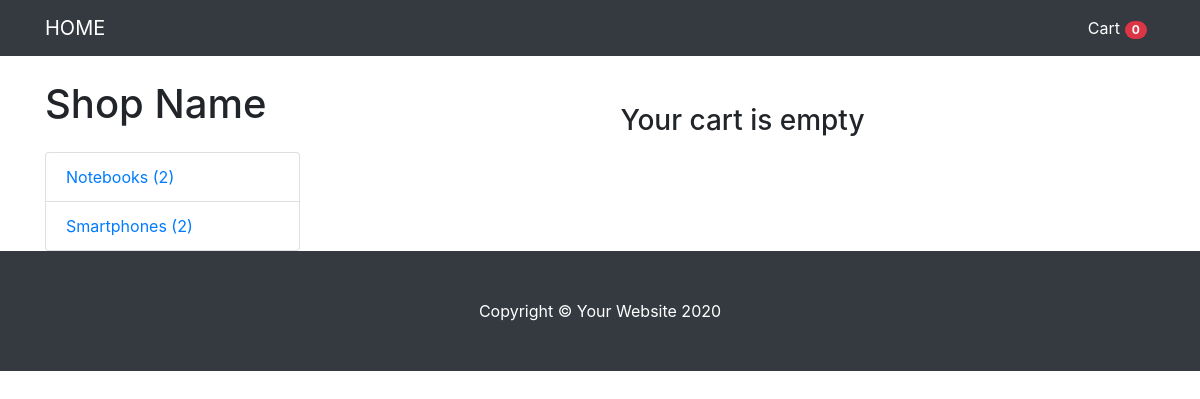
Page /cart/ on the committed database.
### shop/models.py (models this page shows, shortened)
class Cart(models.Model):
    owner = models.ForeignKey('Customer', null=True, verbose_name='Владелец', on_delete=models.CASCADE)
    products = models.ManyToManyField(CartProduct, blank=True, related_name='related_cart')
    total_products = models.PositiveIntegerField(default=0)
    final_price = models.DecimalField(max_digits=9, default=0, decimal_places=2, verbose_name='Общая цена')
    in_order = models.BooleanField(default=False)
    for_anonymous_user = models.BooleanField(default=False)

class Category(models.Model):
    name = models.CharField(max_length=255, verbose_name='Имя категории')
    slug = models.SlugField(unique=True)
    objects = CategoryManager()
    def get_absolute_url(self):
        return reverse('category_detail', kwargs={'slug': self.slug})

### shop/views.py (the view)
# urls.py: path('cart/', CartView.as_view(), name='cart'),
class CartView(CartMixin, View):
    def get(self, request, *args, **kwargs):
        categories = Category.objects.get_categories_for_left_sidebar()
        context = {
            'cart': self.cart,
            'categories': categories
        }
        return render(request, 'cart.html', context)

### shop/mixins.py (called while the page is built)
    def dispatch(self, request, *args, **kwargs):
        if request.user.is_authenticated:
            customer = Customer.objects.filter(user=request.user).first()
            if not customer:
                customer = Customer.objects.create(
                    user=request.user,
                )
            cart = Cart.objects.filter(owner=customer, in_order=False).first()
            if not cart:
                cart = Cart.objects.create(owner=customer)
        else:
            cart = Cart.objects.filter(for_anonymous_user=True).first()
            if not cart:
                cart = Cart.objects.create(for_anonymous_user=True)
        self.cart = cart
        return super().dispatch(request, *args, **kwargs)

### shop/models.py (called while the page is built)
def get_models_for_count(*model_names):
    return [models.Count(model_name) for model_name in model_names]

    def get_queryset(self):
        return super().get_queryset()

    def get_categories_for_left_sidebar(self):
        models = get_models_for_count('notebook', 'smartphone')
        qs = list(self.get_queryset().annotate(*models))
        data = [
            dict(name=c.name, url=c.get_absolute_url(), count=getattr(c, self.CATEGORY_NAME_COUNT_NAME[c.name]))
            for c in qs
        ]
        return data

### shop/templates/cart.html (shortened to what this page needs)
{% extends 'base.html' %}
{% block content %}
<h3 class="text-center mt-5 mb-5">Your cart{% if not cart.products.count %} is empty {% endif %}</h3>
{% endblock content %}

### shop/templates/base.html (shortened to what this page needs)
<!DOCTYPE html>
<html lang="en">
{% load static %}
<head>
  <link rel="stylesheet" href="https://cdn.jsdelivr.net/npm/bootstrap@4.5.3/dist/css/bootstrap.min.css">
  <link href="{% static 'css/style.css' %}" rel="stylesheet">
</head>
<body>
  <nav class="navbar navbar-expand-lg navbar-dark bg-dark fixed-top">
    <div class="container">
      <a class="navbar-brand" href="{% url 'home' %}">HOME</a>
      <div class="collapse navbar-collapse" id="navbarResponsive">
        <ul class="navbar-nav ml-auto">
          <li class="nav-item active">
            <a class="nav-link" href="{% url 'cart' %}">Cart
              <span class="badge badge-pill badge-danger">{{ cart.products.count }}</span>
            </a>
          </li>
        </ul>
      </div>
    </div>
  </nav>
  <div class="container">
    <div class="row">
      <div class="col-lg-3">
        <h1 class="my-4">Shop Name</h1>
        <div class="list-group">
          {% for category in categories %}
          <a href="{{ category.url }}" class="list-group-item">{{ category.name }} ({{ category.count }})</a>
          {% endfor %}
        </div>
      </div>
      <div class="col-lg-9">
        {% block content %}{% endblock content %}
      </div>
    </div>
  </div>
  <footer class="py-5 bg-dark">
    <div class="container">
      <p class="m-0 text-center text-white">Copyright &copy; Your Website 2020</p>
    </div>
  </footer>
</body>
</html>

### static/css/style.css (style rules this page uses)
body { padding-top:56px; }

### shop/templates/base.html (style rules this page uses)
body { padding-top: 56px; }

### rows in the picture
Cart: products.count "0"
Category: name "Notebooks"
Category: name "Smartphones"

### other values in the picture
{{ category.count }} "2" "2"
